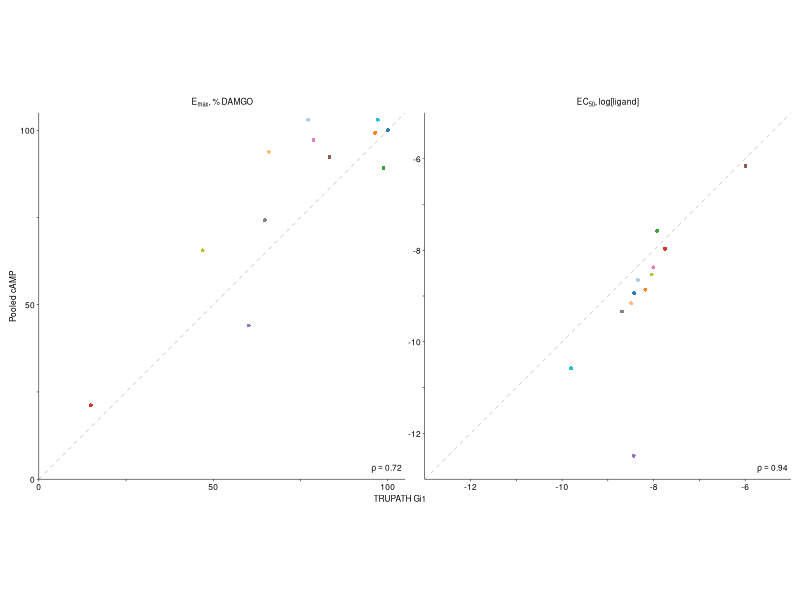

Recreate this plot in R.
library(tidyverse)
library(readxl)
library(patchwork)

setwd("/Users/mkh/GitHub/mor_dms_analysis/trupath_vs_camp_efficacy")

# ── Efficacy data ──────────────────────────────────────────────────────────────
# Source spreadsheet headers were flipped:
#   TRUPATH_Gi1_Emax_pct_DAMGO is already normalised to DAMGO
#   cAMP_response_raw is the raw cAMP BRET deltaEmax and needs normalising
eff <- read_excel("WT_cAMP_vs_TRUPATH_All_Drugs.xlsx",
                  sheet = "cAMP vs TRUPATH (WT)") %>%
  rename(trupath_pct = `TRUPATH_Gi1_Emax_pct_DAMGO`,
         camp_raw    = `cAMP_response_raw`) %>%
  filter(!is.na(trupath_pct), !is.na(camp_raw))

damgo_camp <- eff$camp_raw[eff$Ligand == "DAMGO"]
eff <- eff %>% mutate(camp_pct = camp_raw / damgo_camp * 100)

# ── EC50 data ──────────────────────────────────────────────────────────────────
ec50 <- read_excel("cAMP_trupath_ec50_copmp.xlsx", sheet = "Sheet1") %>%
  rename(Ligand       = ligand,
         trupath_ec50 = `TRUPATH EC50`,
         camp_ec50    = `cAMP EC50`) %>%
  filter(!is.na(trupath_ec50), !is.na(camp_ec50))

# ── Shared styling ─────────────────────────────────────────────────────────────
lw <- 0.5 / 2.835

txt <- element_text(color = "black", size = 6, face = "plain", family = "Helvetica")

base_theme <- theme_classic(base_size = 6, base_family = "Helvetica") +
  theme(
    text              = txt,
    axis.text         = txt,
    axis.text.x       = txt,
    axis.text.y       = txt,
    axis.title        = txt,
    axis.title.x      = txt,
    axis.title.y      = txt,
    axis.line         = element_line(color = "black", linewidth = lw),
    axis.ticks        = element_line(color = "black", linewidth = lw),
    plot.title        = element_text(color = "black", size = 6, face = "plain", family = "Helvetica", hjust = 0.5),
    plot.background   = element_rect(fill = NA, color = NA),
    panel.background  = element_rect(fill = NA, color = NA),
    plot.margin       = margin(1, 1, 1, 1),
    strip.text        = txt,
    legend.position   = "bottom",
    legend.title      = element_blank(),
    legend.text       = txt,
    legend.key.size   = unit(2, "mm"),
    legend.key        = element_rect(fill = NA, color = NA),
    legend.background = element_rect(fill = NA, color = NA),
    legend.margin     = margin(0, 0, 0, 0),
    legend.box.spacing = unit(1, "mm"),
    legend.spacing.x  = unit(1, "mm"),
    legend.spacing.y  = unit(0.4, "mm"),
    legend.box.margin = margin(0, 0, 0, 0),
    aspect.ratio      = 1
  )

ligand_palette <- c(
  "DAMGO"         = "#1F77B4",
  "Fentanyl"      = "#FF7F0E",
  "Morphine"      = "#2CA02C",
  "Naloxone"      = "#D62728",
  "Buprenorphine" = "#9467BD",
  "Methadone"     = "#8C564B",
  "PZM21"         = "#E377C2",
  "Carfentanil"   = "#17BECF",
  "Nalbuphine"    = "#BCBD22",
  "Butorphanol"   = "#7F7F7F",
  "TRV130"        = "#AEC7E8",
  "MP"            = "#FFBB78"
)

# Legend order driven by efficacy panel: descending TRUPATH % DAMGO
legend_order <- eff %>% arrange(desc(trupath_pct)) %>% pull(Ligand)

# ── Efficacy panel ─────────────────────────────────────────────────────────────
rho_eff <- cor(eff$camp_pct, eff$trupath_pct, method = "spearman")
lab_eff <- sprintf("rho == %.2f", rho_eff)

p_eff <- ggplot(eff, aes(x = trupath_pct, y = camp_pct, color = Ligand)) +
  geom_abline(slope = 1, intercept = 0,
              color = "grey70", linewidth = lw, linetype = "dashed") +
  geom_point(shape = 16, size = 1.0, alpha = 0.95) +
  scale_color_manual(values = ligand_palette, breaks = legend_order) +
  annotate("text", x = Inf, y = -Inf, label = lab_eff, parse = TRUE,
           family = "Helvetica",
           hjust = 1.1, vjust = -0.8, size = 6 / .pt, color = "black") +
  scale_x_continuous(limits = c(0, 105), expand = c(0, 0),
                     breaks = c(0, 25, 50, 75, 100),
                     labels = function(x) ifelse(x %in% c(25, 75), "", as.character(x))) +
  scale_y_continuous(limits = c(0, 105), expand = c(0, 0),
                     breaks = c(0, 25, 50, 75, 100),
                     labels = function(x) ifelse(x %in% c(25, 75), "", as.character(x))) +
  coord_cartesian(clip = "off") +
  labs(title = expression(E[max]*", % DAMGO"), x = NULL, y = "Pooled cAMP") +
  base_theme +
  theme(axis.title.x = element_blank())

# ── EC50 panel ─────────────────────────────────────────────────────────────────
rho_ec50 <- cor(ec50$camp_ec50, ec50$trupath_ec50, method = "spearman")
lab_ec50 <- sprintf("rho == %.2f", rho_ec50)

p_ec50 <- ggplot(ec50, aes(x = trupath_ec50, y = camp_ec50, color = Ligand)) +
  geom_abline(slope = 1, intercept = 0,
              color = "grey70", linewidth = lw, linetype = "dashed") +
  geom_point(shape = 16, size = 1.0, alpha = 0.95) +
  scale_color_manual(values = ligand_palette, breaks = legend_order) +
  annotate("text", x = Inf, y = -Inf, label = lab_ec50, parse = TRUE,
           family = "Helvetica",
           hjust = 1.1, vjust = -0.8, size = 6 / .pt, color = "black") +
  scale_x_continuous(limits = c(-13, -5), expand = c(0, 0),
                     breaks = seq(-12, -6, by = 1),
                     labels = function(x) ifelse(x %% 2 == 0, as.character(x), "")) +
  scale_y_continuous(limits = c(-13, -5), expand = c(0, 0),
                     breaks = seq(-12, -6, by = 1),
                     labels = function(x) ifelse(x %% 2 == 0, as.character(x), "")) +
  coord_cartesian(clip = "off") +
  labs(title = expression(EC[50]*", log[ligand]"), x = NULL, y = NULL) +
  base_theme +
  theme(axis.title.x = element_blank(),
        axis.title.y = element_blank())

# ── File 1: two plots side-by-side, NO legend, shared x-axis caption ─────────
plots_only <- (p_eff + p_ec50) +
  plot_annotation(
    caption = "TRUPATH Gi1",
    theme = theme(
      plot.caption = element_text(color = "black", size = 6, family = "Helvetica",
                                  face = "plain", hjust = 0.5,
                                  margin = margin(t = 1, b = 0))
    )
  ) &
  theme(legend.position = "none")

ggsave("camp_vs_trupath_plots.pdf", plots_only,
       width = 63, height = 37, units = "mm",
       bg = "transparent")
message("Saved: ", file.path(getwd(), "camp_vs_trupath_plots.pdf"))

# ── File 2: just the legend ──────────────────────────────────────────────────
# Build a throw-away plot styled identically, then extract its guide-box grob.
p_for_legend <- p_eff +
  theme(legend.position = "bottom") +
  guides(color = guide_legend(ncol = 2, byrow = FALSE,
                              keyheight = unit(2, "mm"),
                              keywidth  = unit(2, "mm")))

g <- ggplotGrob(p_for_legend)
legend_idx <- grep("guide-box", sapply(g$grobs, function(x) x$name))
# Prefer a non-zero-sized box (newer ggplot stores empty placeholders too)
legend_grob <- NULL
for (i in legend_idx) {
  cand <- g$grobs[[i]]
  if (!inherits(cand, "zeroGrob")) { legend_grob <- cand; break }
}
if (is.null(legend_grob)) stop("Could not locate legend grob")

# Size the page to the legend's natural footprint (+ a 1 mm margin on each side).
leg_w_mm <- grid::convertWidth(sum(legend_grob$widths),  "mm", valueOnly = TRUE)
leg_h_mm <- grid::convertHeight(sum(legend_grob$heights), "mm", valueOnly = TRUE)
pad_mm   <- 1
grDevices::pdf("camp_vs_trupath_legend.pdf",
               width  = (leg_w_mm + 2 * pad_mm) / 25.4,
               height = (leg_h_mm + 2 * pad_mm) / 25.4,
               bg = "transparent")
grid::grid.newpage()
grid::pushViewport(grid::viewport(
  x = grid::unit(pad_mm, "mm"), y = grid::unit(pad_mm, "mm"),
  width  = grid::unit(leg_w_mm, "mm"),
  height = grid::unit(leg_h_mm, "mm"),
  just = c("left", "bottom")
))
grid::grid.draw(legend_grob)
grid::popViewport()
dev.off()
message(sprintf("Saved: %s  (%.1f x %.1f mm)",
                file.path(getwd(), "camp_vs_trupath_legend.pdf"),
                leg_w_mm + 2 * pad_mm, leg_h_mm + 2 * pad_mm))
